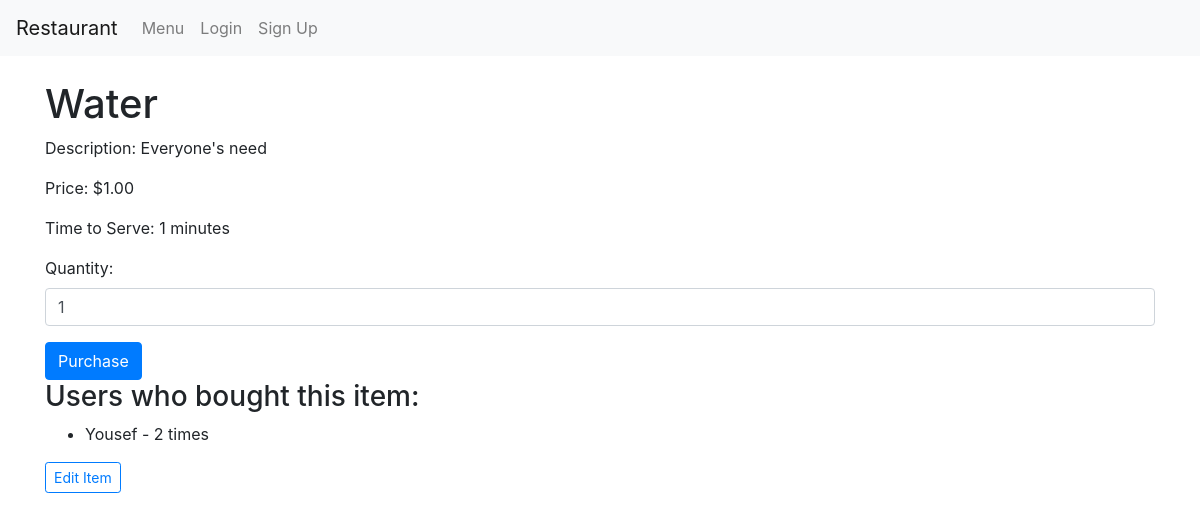
Page /items/3/ (signed in) on the committed database.
### restaurant/models.py (models this page shows)
class MenuItem(models.Model):
    name = models.CharField(max_length=100)
    description = models.TextField()
    price = models.DecimalField(max_digits=6, decimal_places=2)
    time_to_serve = models.IntegerField(help_text="Time to make and serve in minutes")

class Purchase(models.Model):
    user = models.ForeignKey(User, on_delete=models.CASCADE)
    item = models.ForeignKey(MenuItem, on_delete=models.CASCADE)
    quantity = models.PositiveIntegerField(default=1)

### restaurant/views.py (the view, shortened to what this page needs)
# urls.py: path('items/<int:pk>/', views.item_detail, name='item_detail'),
@login_required
def item_detail(request, pk):
    item = get_object_or_404(MenuItem, pk=pk)
    purchases = Purchase.objects.filter(item=item).select_related('user')
    return render(request, 'restaurant/item_detail.html', {
        'item': item,
        'purchases': purchases,
    })

### restaurant/templates/restaurant/item_detail.html (shortened to what this page needs)
{% extends "restaurant/layout.html" %}
{% load static %}
{% block body %}
<h1>{{ item.name }}</h1>
<p>Description: {{ item.description }}</p>
<p>Price: ${{ item.price }}</p>
<p>Time to Serve: {{ item.time_to_serve }} minutes</p>
<form method="post" action="{% url 'restaurant:item_detail' item.pk %}">
    <div class="form-group">
        <label for="quantity">Quantity:</label>
        <input type="number" id="quantity" name="quantity" value="1" min="1" class="form-control">
    </div>
    <button type="submit" class="btn btn-primary">Purchase</button>
</form>
<h3>Users who bought this item:</h3>
<ul>
    {% for purchase in purchases %}
        <li>{{ purchase.user.username }} - {{ purchase.quantity }} times</li>
    {% empty %}
        <li>No purchases yet.</li>
    {% endfor %}
</ul>
<a href="{% url 'restaurant:edit_menu_item' item.pk %}" class="btn btn-sm btn-outline-primary">Edit Item</a>
{% endblock %}

### rows in the picture
MenuItem: name "Water", description "Everyone's need", price "1.00", time_to_serve "1"
Purchase: user.username "Yousef", quantity "2"
